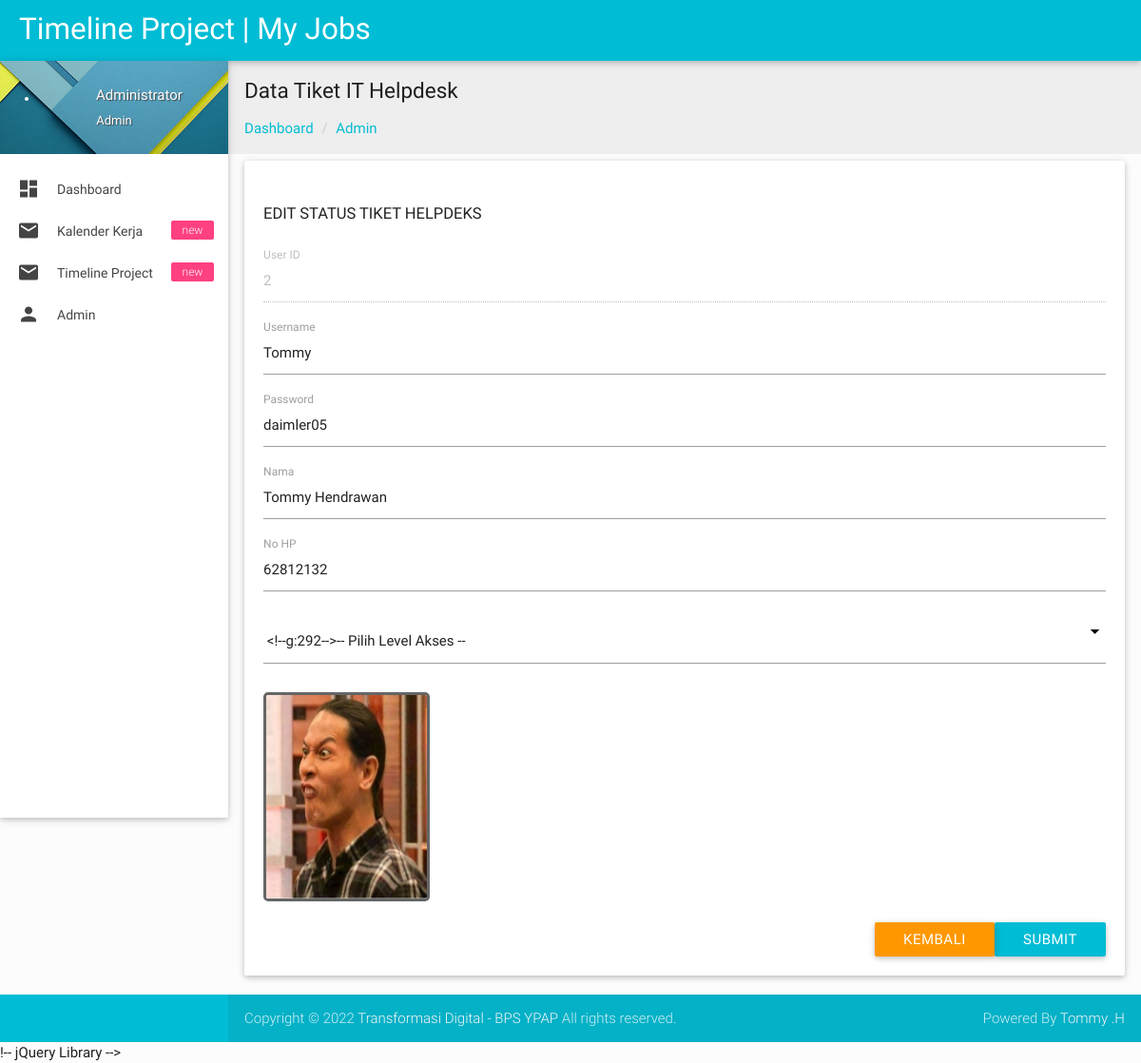
/admin/edit-admin.php?id=2 (signed in), run on the app's committed database.
### tables this page shows
CREATE TABLE `user` (
  `user_id` int(10) NOT NULL,
  `username` varchar(30) NOT NULL,
  `password` varchar(30) NOT NULL,
  `fullname` varchar(50) NOT NULL,
  `no_hp` bigint(100) NOT NULL,
  `level` varchar(10) NOT NULL,
  `gambar` varchar(150) NOT NULL
);

### admin/edit-admin.php (the view, shortened to what this page needs)
<?php
if (empty($_SESSION['username'])){
	header('location:../index.php');
} else {
?>
<!DOCTYPE html>
<html lang="en">
<?php include "head.php"; ?>
<body>
<?php include "header.php"; ?>
  <div id="main">
    <div class="wrapper">
      <?php include "menu.php"; ?>
<?php } ?>
      <section id="content">
        <div id="breadcrumbs-wrapper" class=" grey lighten-3">
          <div class="container">
            <div class="row">
              <div class="col s12 m12 l12">
                <h5 class="breadcrumbs-title">Data Tiket IT Helpdesk</h5>
                <ol class="breadcrumb">
                    <li><a href="index.php">Dashboard</a></li>
                    <li><a href="admin.php">Admin</a></li>
                </ol>
              </div>
            </div>
          </div>
        </div>
        <div class="container">
          <?php
            $kd = $_GET['id'];
			$sql = mysqli_query($koneksi, "SELECT * FROM user WHERE user_id='$kd'");
			if(mysqli_num_rows($sql) == 0){
				header("Location: admin.php");
			}else{
				$row = mysqli_fetch_assoc($sql);
			}
			?>
           <div class="col s8 m8 l6">
                <div class="card-panel">
                  <h4 class="header2">Edit Status Tiket Helpdeks</h4>
                  <div class="row">
                    <form action="" method="post" enctype="multipart/form-data" name="form1" id="form1" class="col s12">
                    <div class="row">
                        <div class="input-field col s12">
                          <input id="user_id" name="user_id" type="text" value="<?php echo $row['user_id'] ?>" readonly="readonly">
                          <label for="User ID">User ID</label>
                        </div>
                      </div>
                      <div class="row">
                        <div class="input-field col s12">
                          <input id="username" name="username" type="text" value="<?php echo $row['username'] ?>" autocomplete="off" required="required">
                          <label for="Username">Username</label>
                        </div>
                      </div>
                      <div class="row">
                        <div class="input-field col s12">
                          <input id="password" name="password" type="text" value="<?php echo $row['password'] ?>" autocomplete="off" required="required">
                          <label for="Password">Password</label>
                        </div>
                      </div>
                      <div class="row">
                        <div class="input-field col s12">
                          <input id="fullname" name="fullname" type="text" value="<?php echo $row['fullname'] ?>" autocomplete="off" required="required">
                          <label for="Nama">Nama</label>
                        </div>
                      </div>
                      <div class="row">
                        <div class="input-field col s12">
                          <input id="no_hp" name="no_hp" type="text" value="<?php echo $row['no_hp'] ?>" autocomplete="off" required="required">
                          <label for="No Hp">No HP</label>
                        </div>
                      </div>
                      <div class="row">
                        <div class="input-field col s12">
                        </div>
                      </div>
                      <div class="row">
                        <div class="input-field col s12">
                          <img src="<?php echo $row['gambar']; ?>" height="220" width="175" style="border: 3px solid #666; border-radius: 5px;"/>
                        </div>
                      </div>
                        <div class="row">
                          <div class="input-field col s12">
                            <button class="btn cyan waves-effect waves-light right" type="submit" name="update" id="update">Submit</button>
                            <a href="admin.php" style="margin-right=20px" class="btn orange waves-effect waves-light right" type="submit" name="input" id="update">Kembali
                            </a>
                          </div>
                        </div>
                      </div>
                  </div>
                </div>
              </div>
          </div>
        </div>
 <?php include "footer.php"; ?>
    !-- jQuery Library -->
</body>
</html>

### admin/css/style.css (style rules this page uses)
body { background-color: #fcfcfc; }
#main, footer { padding-left: 240px; }
.container { padding: 0 0.5rem; margin: 0 auto; max-width: 100% !important; width: 98%; }
#content .container .row { margin-bottom: 0; }
@media only screen and (min-width: 601px) { .container { width: 98%; } }
@media only screen and (min-width: 993px) { .container { width: 98%; } }
h4.header2 { font-size: 1.1rem; font-weight: 400; text-transform: uppercase; }
.breadcrumb { padding: 0px; margin: 15px 0px; list-style: none; }
.breadcrumbs-title { font-size: 1.5rem; line-height: 1.804rem; margin: 18px 0px 0px 0px; }
.breadcrumb > li { display: inline-block; }
.breadcrumb a { color: #00bcd4; }
.breadcrumb > li + li:before { padding: 0 5px; color: #ccc; content: "/\00a0"; }

### data on the page
user: user_id "2", username "Tommy", password "daimler05", fullname "Tommy Hendrawan", no_hp "62812132", gambar (picture)

### other printed values
$_SESSION['fullname'] "Administrator"
$_SESSION['level'] "Admin"
